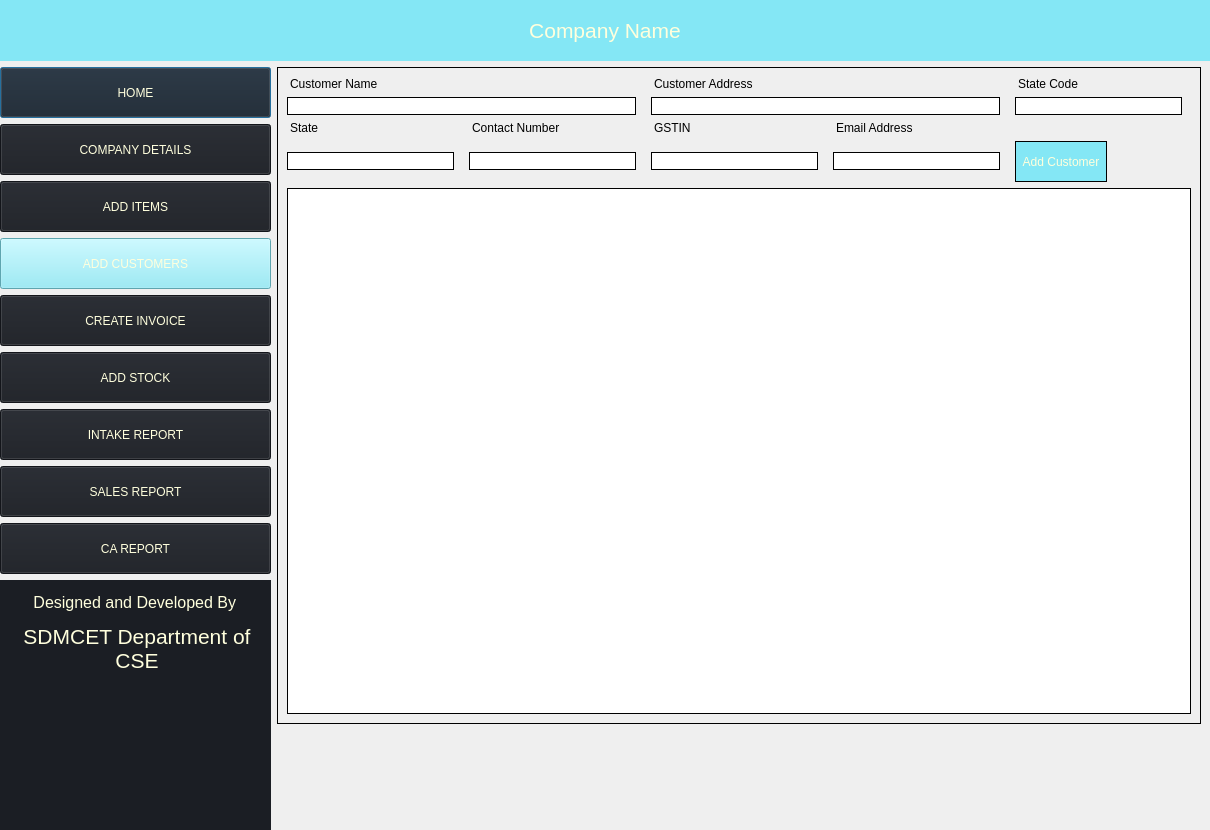
<?xml version="1.0" encoding="UTF-8"?>
<ui version="4.0">
 <class>Dialog</class>
 <widget class="QDialog" name="Dialog">
  <property name="geometry">
   <rect>
    <x>0</x>
    <y>0</y>
    <width>1210</width>
    <height>830</height>
   </rect>
  </property>
  <property name="minimumSize">
   <size>
    <width>800</width>
    <height>600</height>
   </size>
  </property>
  <property name="maximumSize">
   <size>
    <width>4096</width>
    <height>1920</height>
   </size>
  </property>
  <property name="windowTitle">
   <string>Dialog</string>
  </property>
  <layout class="QGridLayout" name="gridLayout_2">
   <property name="leftMargin">
    <number>0</number>
   </property>
   <property name="topMargin">
    <number>0</number>
   </property>
   <property name="rightMargin">
    <number>0</number>
   </property>
   <property name="bottomMargin">
    <number>0</number>
   </property>
   <item row="0" column="0" colspan="2">
    <widget class="QLabel" name="label">
     <property name="minimumSize">
      <size>
       <width>239</width>
       <height>61</height>
      </size>
     </property>
     <property name="maximumSize">
      <size>
       <width>4096</width>
       <height>61</height>
      </size>
     </property>
     <property name="styleSheet">
      <string notr="true">background-color: rgb(132, 231, 245); color: rgb(255, 255, 221)</string>
     </property>
     <property name="text">
      <string>&lt;html&gt;&lt;head/&gt;&lt;body&gt;&lt;p align=&quot;center&quot;&gt;&lt;span style=&quot; font-size:16pt;&quot;&gt;Company Name&lt;/span&gt;&lt;/p&gt;&lt;/body&gt;&lt;/html&gt;</string>
     </property>
    </widget>
   </item>
   <item row="3" column="0" rowspan="3">
    <widget class="QWidget" name="widget_2" native="true">
     <property name="minimumSize">
      <size>
       <width>271</width>
       <height>800</height>
      </size>
     </property>
     <property name="maximumSize">
      <size>
       <width>300</width>
       <height>1920</height>
      </size>
     </property>
     <layout class="QVBoxLayout" name="verticalLayout">
      <property name="leftMargin">
       <number>0</number>
      </property>
      <property name="topMargin">
       <number>0</number>
      </property>
      <property name="rightMargin">
       <number>0</number>
      </property>
      <property name="bottomMargin">
       <number>0</number>
      </property>
      <item>
       <widget class="QPushButton" name="homeBtn">
        <property name="minimumSize">
         <size>
          <width>239</width>
          <height>51</height>
         </size>
        </property>
        <property name="styleSheet">
         <string notr="true">background-color:  rgb(27, 30, 36); color: rgb(255, 255, 221)</string>
        </property>
        <property name="text">
         <string>HOME</string>
        </property>
        <property name="icon">
         <iconset theme="home">
          <normaloff>../</normaloff>../</iconset>
        </property>
       </widget>
      </item>
      <item>
       <widget class="QPushButton" name="companyBtn">
        <property name="minimumSize">
         <size>
          <width>239</width>
          <height>51</height>
         </size>
        </property>
        <property name="styleSheet">
         <string notr="true">background-color:  rgb(27, 30, 36); color: rgb(255, 255, 221)</string>
        </property>
        <property name="text">
         <string>COMPANY DETAILS</string>
        </property>
       </widget>
      </item>
      <item>
       <widget class="QPushButton" name="addItemsBtn">
        <property name="minimumSize">
         <size>
          <width>239</width>
          <height>51</height>
         </size>
        </property>
        <property name="styleSheet">
         <string notr="true">background-color:  rgb(27, 30, 36); color: rgb(255, 255, 221)</string>
        </property>
        <property name="text">
         <string>ADD ITEMS</string>
        </property>
       </widget>
      </item>
      <item>
       <widget class="QPushButton" name="addCustomersBtn">
        <property name="minimumSize">
         <size>
          <width>239</width>
          <height>51</height>
         </size>
        </property>
        <property name="styleSheet">
         <string notr="true">background-color: rgb(132, 231, 245); color: rgb(255, 255, 221)</string>
        </property>
        <property name="text">
         <string>ADD CUSTOMERS</string>
        </property>
       </widget>
      </item>
      <item>
       <widget class="QPushButton" name="createInvoiceBtn">
        <property name="minimumSize">
         <size>
          <width>239</width>
          <height>51</height>
         </size>
        </property>
        <property name="styleSheet">
         <string notr="true">background-color:  rgb(27, 30, 36); color: rgb(255, 255, 221)</string>
        </property>
        <property name="text">
         <string>CREATE INVOICE</string>
        </property>
       </widget>
      </item>
      <item>
       <widget class="QPushButton" name="addStockBtn">
        <property name="minimumSize">
         <size>
          <width>239</width>
          <height>51</height>
         </size>
        </property>
        <property name="styleSheet">
         <string notr="true">background-color:  rgb(27, 30, 36); color: rgb(255, 255, 221)</string>
        </property>
        <property name="text">
         <string>ADD STOCK</string>
        </property>
       </widget>
      </item>
      <item>
       <widget class="QPushButton" name="stockDetailsBtn">
        <property name="minimumSize">
         <size>
          <width>239</width>
          <height>51</height>
         </size>
        </property>
        <property name="styleSheet">
         <string notr="true">background-color:  rgb(27, 30, 36); color: rgb(255, 255, 221)</string>
        </property>
        <property name="text">
         <string>INTAKE REPORT</string>
        </property>
       </widget>
      </item>
      <item>
       <widget class="QPushButton" name="salesReportBtn">
        <property name="minimumSize">
         <size>
          <width>239</width>
          <height>51</height>
         </size>
        </property>
        <property name="styleSheet">
         <string notr="true">background-color:  rgb(27, 30, 36); color: rgb(255, 255, 221)</string>
        </property>
        <property name="text">
         <string>SALES REPORT</string>
        </property>
       </widget>
      </item>
      <item>
       <widget class="QPushButton" name="caReportBtn">
        <property name="minimumSize">
         <size>
          <width>239</width>
          <height>51</height>
         </size>
        </property>
        <property name="styleSheet">
         <string notr="true">background-color:  rgb(27, 30, 36); color: rgb(255, 255, 221)</string>
        </property>
        <property name="text">
         <string>CA REPORT</string>
        </property>
       </widget>
      </item>
      <item>
       <widget class="QLabel" name="label_2">
        <property name="minimumSize">
         <size>
          <width>239</width>
          <height>200</height>
         </size>
        </property>
        <property name="maximumSize">
         <size>
          <width>16777215</width>
          <height>400</height>
         </size>
        </property>
        <property name="styleSheet">
         <string notr="true">background-color: rgb(27, 30, 36); color: rgb(255, 255, 221);padding-top:10px</string>
        </property>
        <property name="text">
         <string>&lt;html&gt;&lt;head/&gt;&lt;body&gt;&lt;p align=&quot;center&quot;&gt;&lt;span style=&quot; font-size:12pt;&quot;&gt;Designed and Developed By &lt;/span&gt;&lt;/p&gt;&lt;p align=&quot;center&quot;&gt;&lt;span style=&quot; font-size:16pt;&quot;&gt;SDMCET Department of CSE&lt;/span&gt;&lt;/p&gt;&lt;/body&gt;&lt;/html&gt;</string>
        </property>
        <property name="scaledContents">
         <bool>true</bool>
        </property>
        <property name="alignment">
         <set>Qt::AlignLeading|Qt::AlignLeft|Qt::AlignTop</set>
        </property>
        <property name="wordWrap">
         <bool>true</bool>
        </property>
       </widget>
      </item>
     </layout>
    </widget>
   </item>
   <item row="3" column="1">
    <widget class="QFrame" name="frame">
     <property name="styleSheet">
      <string notr="true">border:1px solid;margin-right:9px</string>
     </property>
     <property name="frameShape">
      <enum>QFrame::StyledPanel</enum>
     </property>
     <property name="frameShadow">
      <enum>QFrame::Raised</enum>
     </property>
     <layout class="QGridLayout" name="gridLayout">
      <item row="2" column="2">
       <widget class="QLabel" name="label_15">
        <property name="styleSheet">
         <string notr="true">border: none</string>
        </property>
        <property name="text">
         <string>GSTIN</string>
        </property>
       </widget>
      </item>
      <item row="0" column="0">
       <widget class="QLabel" name="label_3">
        <property name="styleSheet">
         <string notr="true">border: none</string>
        </property>
        <property name="text">
         <string>Customer Name</string>
        </property>
       </widget>
      </item>
      <item row="0" column="4">
       <widget class="QLabel" name="label_6">
        <property name="styleSheet">
         <string notr="true">border: none</string>
        </property>
        <property name="text">
         <string>State Code</string>
        </property>
       </widget>
      </item>
      <item row="3" column="1">
       <widget class="QLineEdit" name="contactNumberText">
        <property name="text">
         <string/>
        </property>
       </widget>
      </item>
      <item row="2" column="1">
       <widget class="QLabel" name="label_14">
        <property name="styleSheet">
         <string notr="true">border: none</string>
        </property>
        <property name="text">
         <string>Contact Number</string>
        </property>
       </widget>
      </item>
      <item row="3" column="2">
       <widget class="QLineEdit" name="gstinText"/>
      </item>
      <item row="1" column="4">
       <widget class="QLineEdit" name="stateCodeText"/>
      </item>
      <item row="2" column="0">
       <widget class="QLabel" name="label_12">
        <property name="styleSheet">
         <string notr="true">border: none</string>
        </property>
        <property name="text">
         <string>State</string>
        </property>
       </widget>
      </item>
      <item row="1" column="0" colspan="2">
       <widget class="QLineEdit" name="customerNameText"/>
      </item>
      <item row="0" column="2">
       <widget class="QLabel" name="label_9">
        <property name="styleSheet">
         <string notr="true">border: none</string>
        </property>
        <property name="text">
         <string>Customer Address</string>
        </property>
       </widget>
      </item>
      <item row="3" column="4">
       <widget class="QPushButton" name="addCustomerBtn">
        <property name="sizePolicy">
         <sizepolicy hsizetype="Fixed" vsizetype="Fixed">
          <horstretch>0</horstretch>
          <verstretch>0</verstretch>
         </sizepolicy>
        </property>
        <property name="minimumSize">
         <size>
          <width>101</width>
          <height>41</height>
         </size>
        </property>
        <property name="maximumSize">
         <size>
          <width>101</width>
          <height>41</height>
         </size>
        </property>
        <property name="styleSheet">
         <string notr="true">background-color:rgb(132, 231, 245); color: rgb(255, 255, 221)</string>
        </property>
        <property name="text">
         <string>Add Customer</string>
        </property>
       </widget>
      </item>
      <item row="1" column="2" colspan="2">
       <widget class="QLineEdit" name="customerAddressText"/>
      </item>
      <item row="3" column="0">
       <widget class="QLineEdit" name="stateText"/>
      </item>
      <item row="3" column="3">
       <widget class="QLineEdit" name="emailText"/>
      </item>
      <item row="2" column="3">
       <widget class="QLabel" name="label_16">
        <property name="styleSheet">
         <string notr="true">border: none</string>
        </property>
        <property name="text">
         <string>Email Address</string>
        </property>
       </widget>
      </item>
      <item row="4" column="0" colspan="5">
       <widget class="QTableWidget" name="tableView">
        <property name="styleSheet">
         <string notr="true">margin-right:0</string>
        </property>
       </widget>
      </item>
     </layout>
    </widget>
   </item>
   <item row="5" column="1">
    <spacer name="verticalSpacer">
     <property name="orientation">
      <enum>Qt::Vertical</enum>
     </property>
     <property name="sizeType">
      <enum>QSizePolicy::Fixed</enum>
     </property>
     <property name="sizeHint" stdset="0">
      <size>
       <width>20</width>
       <height>100</height>
      </size>
     </property>
    </spacer>
   </item>
  </layout>
 </widget>
 <tabstops>
  <tabstop>homeBtn</tabstop>
  <tabstop>companyBtn</tabstop>
  <tabstop>addItemsBtn</tabstop>
  <tabstop>createInvoiceBtn</tabstop>
  <tabstop>addStockBtn</tabstop>
  <tabstop>stockDetailsBtn</tabstop>
  <tabstop>caReportBtn</tabstop>
 </tabstops>
 <resources>
  <include location="logo.qrc"/>
 </resources>
 <connections/>
</ui>
